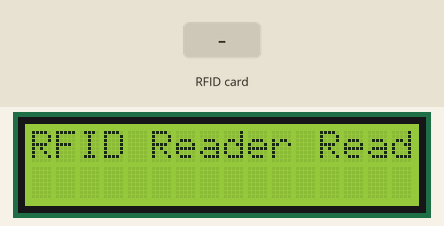
The sketch below on a simulated Arduino Uno, built with avr-gcc and run on an emulated ATmega328P. Parts: 16×2 character LCD. Inputs (shaded band) come from the test bench. What the sketch prints to the serial monitor is not drawn.

Above: at 1.3 s.
1.4 s: RFID card 62 75 1D 51 held to the reader
At 2.2 s:
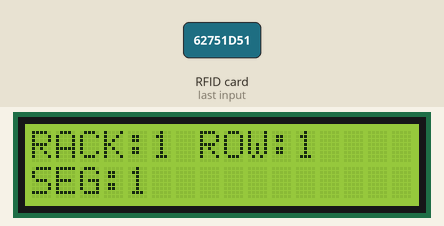
2.9 s: RFID card 5E 7A 19 C4 held to the reader
At 4.1 s:
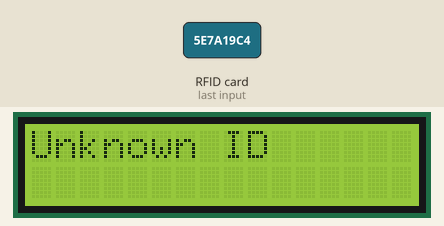
4.4 s: RFID card 62 80 CB 51 held to the reader
At 5.6 s:
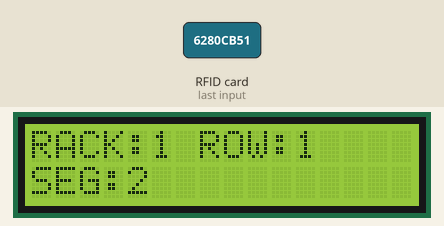
5.9 s: RFID card 72 71 6C 51 held to the reader
At 7.0 s:
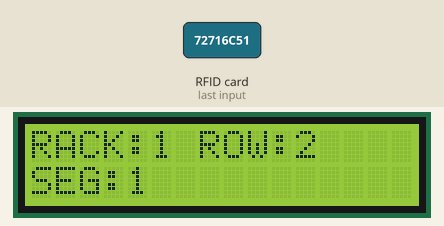
Timing chart, 0 to 8.4 s (numbered marks = the images above; inputs shaded):
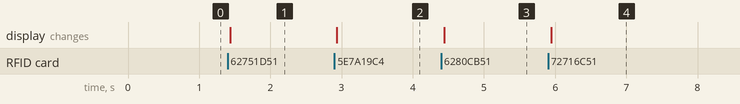

Measured:
- after the input at 1.4 s, the display: changes at once (image 1)
- after the input at 2.9 s, the display: changes at once (image 2)
- after the input at 4.4 s, the display: changes at once (image 3)
- after the input at 5.9 s, the display: changes at once (image 4)

The sketch:

main.ino
```cpp
#include <Wire.h>
#include <LiquidCrystal_I2C.h>
#include <SPI.h>
#include <MFRC522.h>

#define SS_PIN 10
#define RST_PIN 9

MFRC522 rfid(SS_PIN, RST_PIN);
LiquidCrystal_I2C lcd(0x27, 16, 2);

void setup() {
  // Initialize serial communication
  Serial.begin(9600);

  // Initialize RFID reader
  SPI.begin();
  rfid.PCD_Init();

  // Initialize LCD
  lcd.init();
  lcd.backlight();


  // Clear the LCD display
  lcd.clear();
  lcd.setCursor(0, 0);
  lcd.print("RFID Reader Ready");
}

void loop() {
  // Check for RFID card presence
  if (!rfid.PICC_IsNewCardPresent() || !rfid.PICC_ReadCardSerial()) {
    return;
  }

  String rfidTag = "";
  for (byte i = 0; i < rfid.uid.size; i++) {
    rfidTag += String(rfid.uid.uidByte[i], HEX);
  }
  rfidTag.toUpperCase();
  Serial.println(rfidTag);

  lcd.clear();

  // Define actions based on RFID tag
  if (rfidTag == "62751D51") {
    // Example: ID for Rack 1, Row 1, Segment 1
    displayRackRowSegment(1, 1, 1);

  }
  else if (rfidTag == "6280CB51") {
    // Example: ID for Rack 1, Row 2, Segment 2
    displayRackRowSegment(1, 1, 2);

  }
  else if (rfidTag == "72716C51") {
    // Example: ID for Rack 2, Row 1, Segment 1
    displayRackRowSegment(1, 2, 1);
  }
  else if (rfidTag == "A8BB9F12") {
    // Example: ID for Rack 2, Row 2, Segment 2
    displayRackRowSegment(1, 2, 2);
  }
  else {
    // Unknown RFID
    lcd.setCursor(0, 0);
    lcd.print("Unknown ID");
    Serial.println("Unknown RFID Tag");
  }

  rfid.PICC_HaltA();
  rfid.PCD_StopCrypto1();
}

void displayRackRowSegment(int rack, int row, int segment) {
  lcd.clear();
  lcd.setCursor(0, 0); // First line of the LCD
  lcd.print("RACK:");
  lcd.print(rack);
  lcd.print(" ROW:");
  lcd.print(row);

  lcd.setCursor(0, 1); // Second line of the LCD
  lcd.print("SEG:");
  lcd.print(segment);

  Serial.print("RACK: ");
  Serial.print(rack);
  Serial.print(", ROW: ");
  Serial.print(row);
  Serial.print(", SEG: ");
  Serial.println(segment);
}
```
